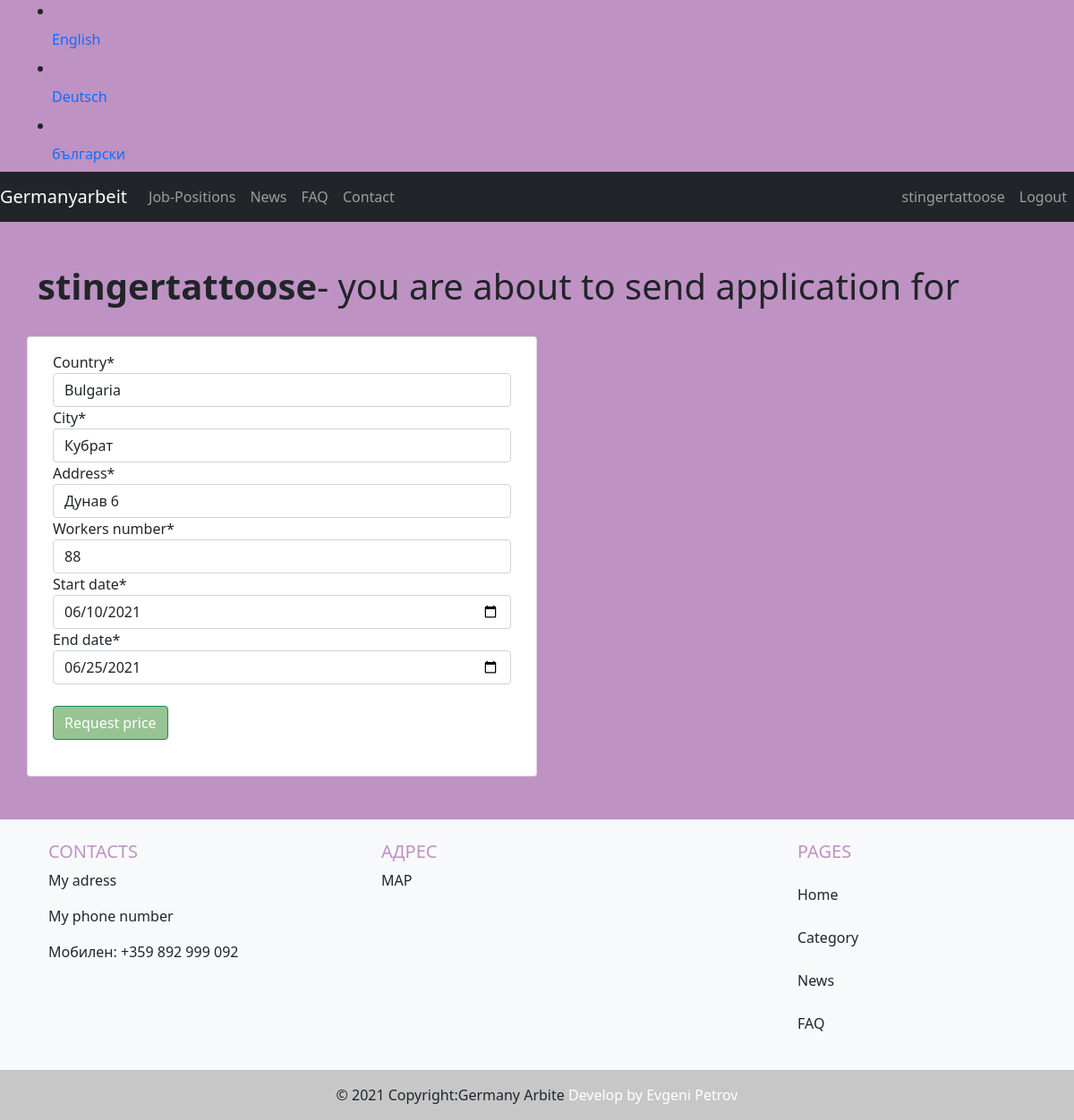
/en/category/order/edit/21 (signed in), run on an earlier commit of the app's database.
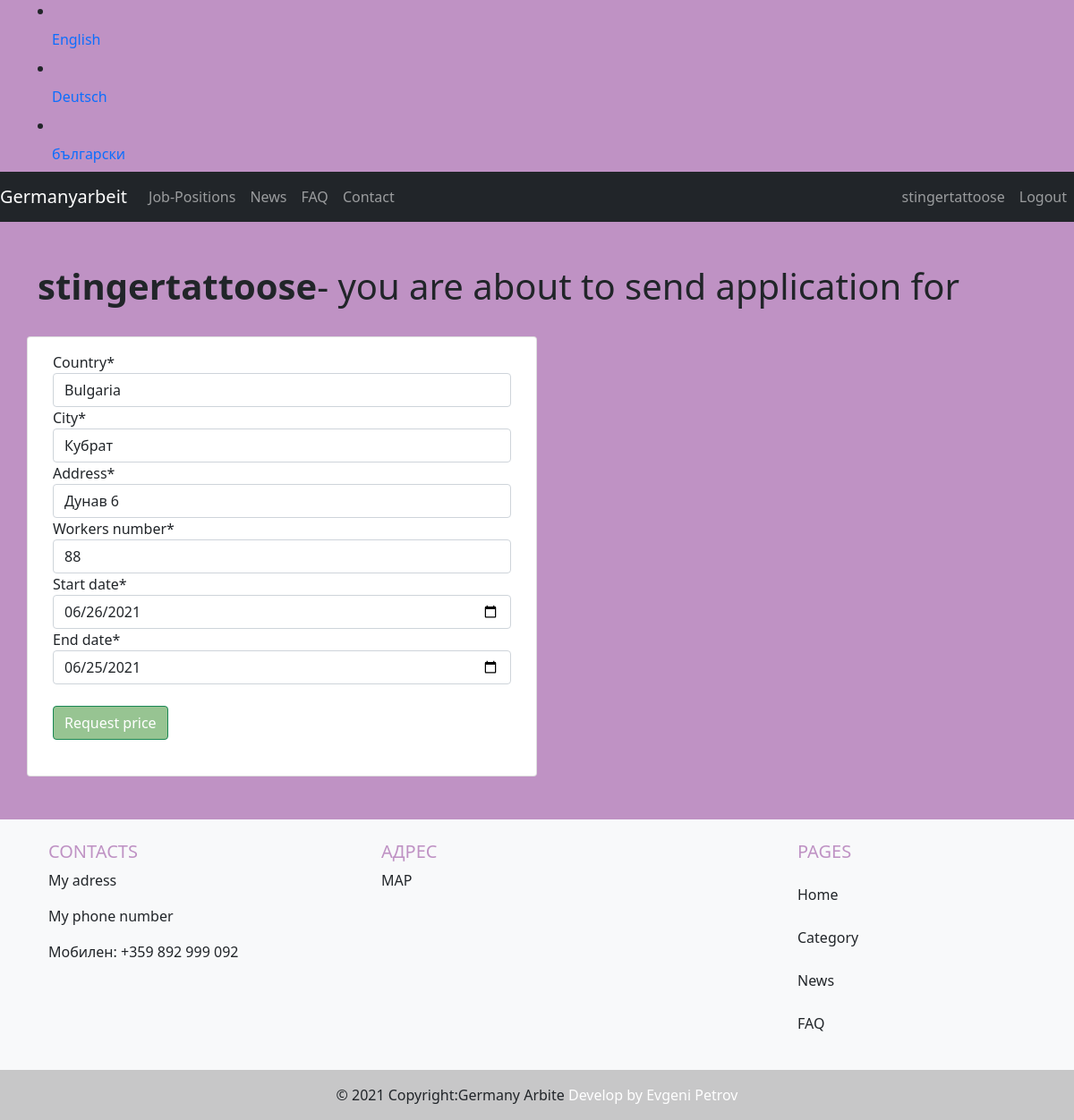
And on a later commit of the database.
### category/models.py (models this page shows, shortened)
class CompanyOrder(models.Model):
    job_titlle = models.ForeignKey(SubCategory, on_delete=models.CASCADE, related_name="subcategory")
    company = models.ForeignKey(User, on_delete=models.CASCADE)
    country = models.CharField(max_length=100)
    city = models.CharField(max_length=100)
    address = models.CharField(max_length=250)
    workers_number = models.CharField(max_length=10)
    start_date = models.DateField()
    end_date = models.DateField()
    update_date = models.DateTimeField(auto_now=True)
    submit_date = models.DateField(auto_now_add=True)
    completed = models.BooleanField(default=False)

### category/views.py (the view)
# urls.py: path('order/edit/<int:id>', views.edit_order, name="order_edit"),
@login_required
@company_required
def edit_order(request, id):
    order = CompanyOrder.objects.get(pk=id)
    if request.method == "POST":
        form = CompanyOrderForm(request.POST, request.FILES)
        if form.is_valid():
            order.country = form.cleaned_data['country']
            order.city = form.cleaned_data['city']
            order.address = form.cleaned_data['address']
            order.workers_number = form.cleaned_data['workers_number']
            order.start_date = form.cleaned_data['start_date']
            order.end_date = form.cleaned_data['end_date']
            order.save()
            return HttpResponseRedirect(reverse('order_detail', args=(id,)))
    else:
        default_data = {'country': order.country, 'city': order.city,
                        'address': order.address, 'workers_number': order.workers_number,
                        'start_date': order.start_date, 'end_date': order.end_date,
                        'update_date': order.update_date,}
        form = CompanyOrderForm(default_data)
    return render(request, 'category/company_form.html', {'form': form, 'order': order})

### category/forms.py
class CompanyOrderForm(ModelForm):
   class Meta:
      widgets = {'start_date': DateInput, 'end_date': DateInput}
      model = CompanyOrder
      fields = ['country', 'city', 'address', 'workers_number', 'start_date', 'end_date']

### templates/category/company_form.html (shortened to what this page needs)
{% extends "base.html" %}
{% load crispy_forms_tags %}
{% block content %}
<br>
<br>
<div class="container">
    <div class="row justify-content-center">
        <div class="col-lg-12 col-md-12 col-sm-12">
            {% if user.is_authenticated and user.is_company %}
            <h1><b>{{ user.username }}</b>- you are about to send application for </h1>
                <br>
                <form class="profile-company" method="POST" enctype="multipart/form-data">
                    <div class="row row-cols-1 row-cols-md-2 g-4">
                        <div class="card h-100">
                            <div class="card-body">
                                {{ form|crispy }}
                                <br>
                                <div class="button-wrapper submit">
                                    <input class="btn btn-success" type="submit" value="Request price" />
                                </div>
                                <br>
                            </div>
                        </div>
                    </div>
                </form>
            {% elif user.is_authenticated and user.is_worker %}
                <h2>You have to be register as Company to take offer for {{ subcat.name }}.</h2>
            {% else %}
                404
            {% endif %}
        </div>
    </div>
</div>
{% endblock content %}

What changed in the data, as far as the page shows it:
changed CompanyOrder "Bulgaria": start_date "06/10/2021" → "06/26/2021"
